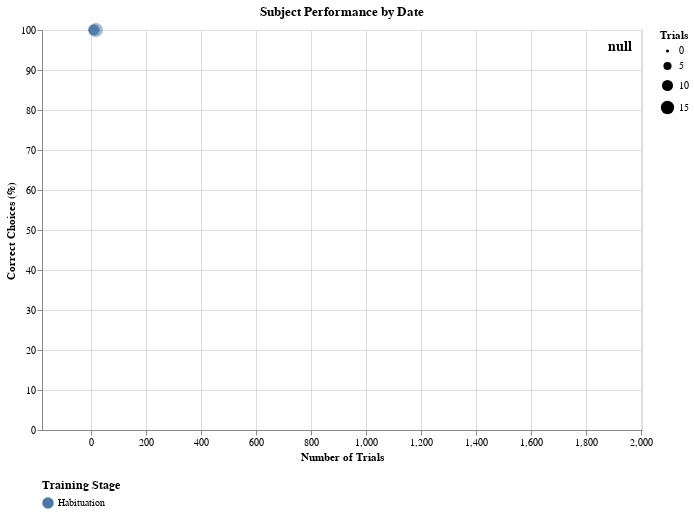

Notebook source saved alongside this figure:
### Code cell
import altair as alt
import pandas as pd
import numpy as np

# Convert date to datetime format
data['year_month_day'] = pd.to_datetime(data['year_month_day'])

# Get min and max dates
min_date = data['year_month_day'].min()
max_date = data['year_month_day'].max()

# Create a list of all dates in the range
date_range = pd.date_range(start=min_date, end=max_date)
date_strings = [d.strftime('%Y-%m-%d') for d in date_range]

# Add a numeric field for the slider
data['date_index'] = data['year_month_day'].apply(
    lambda x: np.where(date_range == x)[0][0]
)

# Find global min and max values for x and y axes
min_trials = data['trials'].min()
max_trials = data['trials'].max()
min_correct = data['correct'].min()
max_correct = data['correct'].max()

# Add some padding to the axis limits (10%)
trials_padding = (max_trials - min_trials) * 0.1
correct_padding = (max_correct - min_correct) * 0.1

# Create a slider for date selection
date_slider = alt.binding_range(
    min=0,
    max=len(date_range)-1,
    step=1,
    name='Date: '
)

# Create a parameter that updates with the slider
date_selection = alt.param(
    name='date_idx',
    value=0,
    bind=date_slider
)

# Create a derived field for display purposes
slider_date = alt.expr.time(date_range[0].timestamp()*1000) + alt.expr.milliseconds(86400000 * date_selection)

# Hover selection for subjects
hover_selection = alt.selection_point(
    name='hover',
    on='mouseover', 
    fields=['subject'],
    empty=False
)

# Base chart encoding
base_encoding = dict(
    x=alt.X('trials:Q', 
            title='Number of Trials',
            scale=alt.Scale(domain=[min_trials - trials_padding, max_trials + trials_padding])),
    y=alt.Y('correct:Q', 
            title='Correct Choices (%)', 
            scale=alt.Scale(domain=[0, 100])),
    color=alt.Color('current_training_stage:N', 
                    title='Training Stage',
                    legend=alt.Legend(orient='bottom', 
                                      titleFontSize=12, 
                                      labelFontSize=10))
)

# Main points filtered by current date
points = alt.Chart(data).mark_circle().encode(
    **base_encoding,
    size=alt.Size('trials:Q', title='Trials', scale=alt.Scale(range=[10, 200])),
    opacity=alt.condition(hover_selection, alt.value(1), alt.value(0.5)),
    tooltip=['subject', 'trials', 'correct', 'current_training_stage', 
             alt.Tooltip('year_month_day:T', title='Date')]
).transform_filter(
    alt.datum.date_index == date_selection
).add_params(hover_selection)

# Trajectories that appear on hover
trajectories = alt.Chart(data).mark_line(
    opacity=0.7,
    strokeWidth=2
).encode(
    **base_encoding,
    detail='subject:N',
    opacity=alt.condition(hover_selection, alt.value(0.8), alt.value(0))
).transform_filter(
    hover_selection
)

# All points for the selected subject (trajectory points)
trajectory_points = alt.Chart(data).mark_circle(
    size=80
).encode(
    **base_encoding,
    opacity=alt.condition(hover_selection, alt.value(0.8), alt.value(0)),
    tooltip=['subject', 'trials', 'correct', 'current_training_stage', 
             alt.Tooltip('year_month_day:T', title='Date')]
).transform_filter(
    hover_selection
)

# Date labels for trajectory points
date_labels = alt.Chart(data).mark_text(
    align='left',
    baseline='middle',
    dx=10,
    fontSize=10
).encode(
    **base_encoding,
    text='year_month_day:T',
    opacity=alt.condition(hover_selection, alt.value(1), alt.value(0))
).transform_filter(
    hover_selection
)

# Subject labels that appear on hover
subject_labels = alt.Chart(data).mark_text(
    align='center',
    baseline='bottom',
    dy=-10,
    fontSize=14,
    fontWeight='bold'
).encode(
    **base_encoding,
    text='subject:N',
    opacity=alt.condition(hover_selection, alt.value(1), alt.value(0))
).transform_filter(
    alt.datum.date_index == date_selection
).transform_filter(
    hover_selection
)

# Current date display
date_display = alt.Chart({'values': [{}]}).mark_text(
    align='right',
    baseline='top',
    fontSize=14,
    font='Arial',
    fontWeight='bold',
    dx=-10,
    dy=10
).encode(
    text=alt.Text(
        'yearmonthdate(datum.date):T',
        title='Current Date'
    ),
    x=alt.value(600),  # Right side of the chart
    y=alt.value(0)     # Top of the chart
).transform_calculate(
    date=slider_date
)

# Combine all layers
chart = alt.layer(
    points, 
    trajectories, 
    trajectory_points, 
    date_labels, 
    subject_labels, 
    date_display
).properties(
    width=600, 
    height=400,
    title='Subject Performance by Date'
).add_params(date_selection)

chart

### Figure 1 — Vega-Lite specification as saved in the notebook (floating-point values rounded to 4 significant figures; data arrays with more than 128 entries replaced by an {"elided": "..."} marker saying what was removed)
{"config": {"view": {"continuousWidth": 300, "continuousHeight": 300}}, "layer": [{"data": {"name": "data-e5cc62f2a0727456c3bdda08ce19bca2"}, "mark": {"type": "circle"}, "encoding": {"color": {"field": "current_training_stage", "legend": {"labelFontSize": 10, "orient": "bottom", "titleFontSize": 12}, "title": "Training Stage", "type": "nominal"}, "opacity": {"condition": {"param": "hover", "value": 1, "empty": false}, "value": 0.5}, "size": {"field": "trials", "scale": {"range": [10, 200]}, "title": "Trials", "type": "quantitative"}, "tooltip": [{"field": "subject", "type": "nominal"}, {"field": "trials", "type": "quantitative"}, {"field": "correct", "type": "quantitative"}, {"field": "current_training_stage", "type": "nominal"}, {"field": "year_month_day", "title": "Date", "type": "temporal"}], "x": {"field": "trials", "scale": {"domain": [-179.0, 2005.0]}, "title": "Number of Trials", "type": "quantitative"}, "y": {"field": "correct", "scale": {"domain": [0, 100]}, "title": "Correct Choices (%)", "type": "quantitative"}}, "name": "view_1", "transform": [{"filter": "(datum.date_index === date_idx)"}]}, {"data": {"name": "data-e5cc62f2a0727456c3bdda08ce19bca2"}, "mark": {"type": "line", "opacity": 0.7, "strokeWidth": 2}, "encoding": {"color": {"field": "current_training_stage", "legend": {"labelFontSize": 10, "orient": "bottom", "titleFontSize": 12}, "title": "Training Stage", "type": "nominal"}, "detail": {"field": "subject", "type": "nominal"}, "opacity": {"condition": {"param": "hover", "value": 0.8, "empty": false}, "value": 0}, "x": {"field": "trials", "scale": {"domain": [-179.0, 2005.0]}, "title": "Number of Trials", "type": "quantitative"}, "y": {"field": "correct", "scale": {"domain": [0, 100]}, "title": "Correct Choices (%)", "type": "quantitative"}}, "transform": [{"filter": {"param": "hover", "empty": false}}]}, {"data": {"name": "data-e5cc62f2a0727456c3bdda08ce19bca2"}, "mark": {"type": "circle", "size": 80}, "encoding": {"color": {"field": "current_training_stage", "legend": {"labelFontSize": 10, "orient": "bottom", "titleFontSize": 12}, "title": "Training Stage", "type": "nominal"}, "opacity": {"condition": {"param": "hover", "value": 0.8, "empty": false}, "value": 0}, "tooltip": [{"field": "subject", "type": "nominal"}, {"field": "trials", "type": "quantitative"}, {"field": "correct", "type": "quantitative"}, {"field": "current_training_stage", "type": "nominal"}, {"field": "year_month_day", "title": "Date", "type": "temporal"}], "x": {"field": "trials", "scale": {"domain": [-179.0, 2005.0]}, "title": "Number of Trials", "type": "quantitative"}, "y": {"field": "correct", "scale": {"domain": [0, 100]}, "title": "Correct Choices (%)", "type": "quantitative"}}, "transform": [{"filter": {"param": "hover", "empty": false}}]}, {"data": {"name": "data-e5cc62f2a0727456c3bdda08ce19bca2"}, "mark": {"type": "text", "align": "left", "baseline": "middle", "dx": 10, "fontSize": 10}, "encoding": {"color": {"field": "current_training_stage", "legend": {"labelFontSize": 10, "orient": "bottom", "titleFontSize": 12}, "title": "Training Stage", "type": "nominal"}, "opacity": {"condition": {"param": "hover", "value": 1, "empty": false}, "value": 0}, "text": {"field": "year_month_day", "type": "temporal"}, "x": {"field": "trials", "scale": {"domain": [-179.0, 2005.0]}, "title": "Number of Trials", "type": "quantitative"}, "y": {"field": "correct", "scale": {"domain": [0, 100]}, "title": "Correct Choices (%)", "type": "quantitative"}}, "transform": [{"filter": {"param": "hover", "empty": false}}]}, {"data": {"name": "data-e5cc62f2a0727456c3bdda08ce19bca2"}, "mark": {"type": "text", "align": "center", "baseline": "bottom", "dy": -10, "fontSize": 14, "fontWeight": "bold"}, "encoding": {"color": {"field": "current_training_stage", "legend": {"labelFontSize": 10, "orient": "bottom", "titleFontSize": 12}, "title": "Training Stage", "type": "nominal"}, "opacity": {"condition": {"param": "hover", "value": 1, "empty": false}, "value": 0}, "text": {"field": "subject", "type": "nominal"}, "x": {"field": "trials", "scale": {"domain": [-179.0, 2005.0]}, "title": "Number of Trials", "type": "quantitative"}, "y": {"field": "correct", "scale": {"domain": [0, 100]}, "title": "Correct Choices (%)", "type": "quantitative"}}, "transform": [{"filter": "(datum.date_index === date_idx)"}, {"filter": {"param": "hover", "empty": false}}]}, {"data": {"name": "empty"}, "mark": {"type": "text", "align": "right", "baseline": "top", "dx": -10, "dy": 10, "font": "Arial", "fontSize": 14, "fontWeight": "bold"}, "encoding": {"text": {"field": "datum.date", "timeUnit": "yearmonthdate", "title": "Current Date", "type": "temporal"}, "x": {"value": 600}, "y": {"value": 0}}, "transform": [{"calculate": "(time(1741132800000.0) + milliseconds((86400000 * date_idx)))", "as": "date"}]}], "height": 400, "params": [{"name": "hover", "select": {"type": "point", "fields": ["subject"], "on": "mouseover"}, "views": ["view_1"]}, {"name": "date_idx", "bind": {"input": "range", "max": 65, "min": 0, "name": "Date: ", "step": 1}, "value": 0}], "title": "Subject Performance by Date", "width": 600, "$schema": "https://vega.github.io/schema/vega-lite/v5.20.1.json", "datasets": {"data-e5cc62f2a0727456c3bdda08ce19bca2": {"elided": "463 records"}, "empty": [{}]}}
